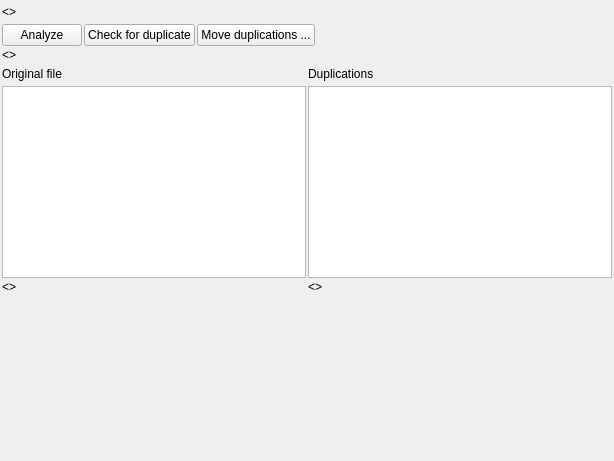
<?xml version="1.0" encoding="UTF-8"?>
<ui version="4.0">
 <class>Form</class>
 <widget class="QWidget" name="Form">
  <property name="geometry">
   <rect>
    <x>0</x>
    <y>0</y>
    <width>614</width>
    <height>461</height>
   </rect>
  </property>
  <property name="windowTitle">
   <string>Form</string>
  </property>
  <layout class="QHBoxLayout" name="horizontalLayout_2">
   <property name="spacing">
    <number>2</number>
   </property>
   <property name="leftMargin">
    <number>2</number>
   </property>
   <property name="topMargin">
    <number>2</number>
   </property>
   <property name="rightMargin">
    <number>2</number>
   </property>
   <property name="bottomMargin">
    <number>2</number>
   </property>
   <item>
    <layout class="QVBoxLayout" name="verticalLayout_2">
     <property name="spacing">
      <number>2</number>
     </property>
     <item>
      <layout class="QVBoxLayout" name="verticalLayout">
       <item>
        <widget class="QLabel" name="lblFName">
         <property name="minimumSize">
          <size>
           <width>0</width>
           <height>20</height>
          </size>
         </property>
         <property name="text">
          <string>&lt;&gt;</string>
         </property>
        </widget>
       </item>
       <item>
        <layout class="QHBoxLayout" name="horizontalLayout">
         <item>
          <widget class="QPushButton" name="pbAnalyze">
           <property name="text">
            <string>Analyze</string>
           </property>
          </widget>
         </item>
         <item>
          <widget class="QPushButton" name="pbCheckDuplications">
           <property name="sizePolicy">
            <sizepolicy hsizetype="Preferred" vsizetype="Preferred">
             <horstretch>0</horstretch>
             <verstretch>0</verstretch>
            </sizepolicy>
           </property>
           <property name="minimumSize">
            <size>
             <width>0</width>
             <height>0</height>
            </size>
           </property>
           <property name="maximumSize">
            <size>
             <width>300</width>
             <height>30</height>
            </size>
           </property>
           <property name="text">
            <string>Check for duplicate</string>
           </property>
          </widget>
         </item>
         <item>
          <widget class="QPushButton" name="pbMove">
           <property name="text">
            <string>Move duplications ...</string>
           </property>
          </widget>
         </item>
         <item>
          <spacer name="horizontalSpacer">
           <property name="orientation">
            <enum>Qt::Horizontal</enum>
           </property>
           <property name="sizeHint" stdset="0">
            <size>
             <width>40</width>
             <height>20</height>
            </size>
           </property>
          </spacer>
         </item>
        </layout>
       </item>
      </layout>
     </item>
     <item>
      <layout class="QGridLayout" name="gridLayout">
       <property name="spacing">
        <number>2</number>
       </property>
       <item row="4" column="0">
        <spacer name="verticalSpacer">
         <property name="orientation">
          <enum>Qt::Vertical</enum>
         </property>
         <property name="sizeHint" stdset="0">
          <size>
           <width>20</width>
           <height>5</height>
          </size>
         </property>
        </spacer>
       </item>
       <item row="1" column="0">
        <widget class="QLabel" name="label_3">
         <property name="minimumSize">
          <size>
           <width>0</width>
           <height>20</height>
          </size>
         </property>
         <property name="text">
          <string>Original file</string>
         </property>
        </widget>
       </item>
       <item row="1" column="1">
        <widget class="QLabel" name="label_4">
         <property name="minimumSize">
          <size>
           <width>0</width>
           <height>20</height>
          </size>
         </property>
         <property name="text">
          <string>Duplications</string>
         </property>
        </widget>
       </item>
       <item row="3" column="0">
        <widget class="QLabel" name="lblOriginalImage">
         <property name="maximumSize">
          <size>
           <width>512</width>
           <height>512</height>
          </size>
         </property>
         <property name="text">
          <string>&lt;&gt;</string>
         </property>
        </widget>
       </item>
       <item row="2" column="1">
        <widget class="QListView" name="lst_duplications">
         <property name="maximumSize">
          <size>
           <width>16777215</width>
           <height>300</height>
          </size>
         </property>
        </widget>
       </item>
       <item row="2" column="0">
        <widget class="QListView" name="lst_original_files">
         <property name="maximumSize">
          <size>
           <width>16777215</width>
           <height>300</height>
          </size>
         </property>
        </widget>
       </item>
       <item row="3" column="1">
        <widget class="QLabel" name="lblDuplicatedImage">
         <property name="maximumSize">
          <size>
           <width>512</width>
           <height>512</height>
          </size>
         </property>
         <property name="text">
          <string>&lt;&gt;</string>
         </property>
        </widget>
       </item>
       <item row="4" column="1">
        <spacer name="verticalSpacer_2">
         <property name="orientation">
          <enum>Qt::Vertical</enum>
         </property>
         <property name="sizeHint" stdset="0">
          <size>
           <width>20</width>
           <height>5</height>
          </size>
         </property>
        </spacer>
       </item>
       <item row="0" column="0">
        <widget class="QLabel" name="lblInfo">
         <property name="text">
          <string>&lt;&gt;</string>
         </property>
        </widget>
       </item>
      </layout>
     </item>
    </layout>
   </item>
  </layout>
 </widget>
 <resources/>
 <connections/>
</ui>
